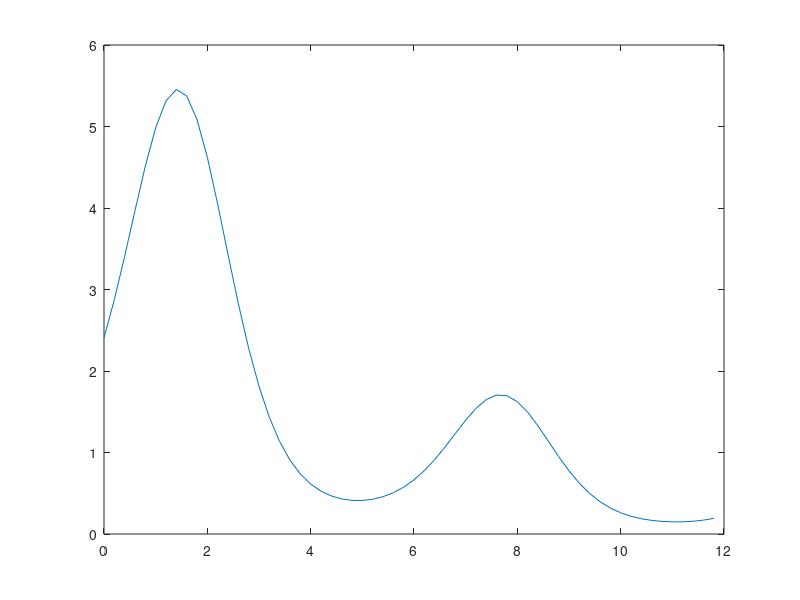
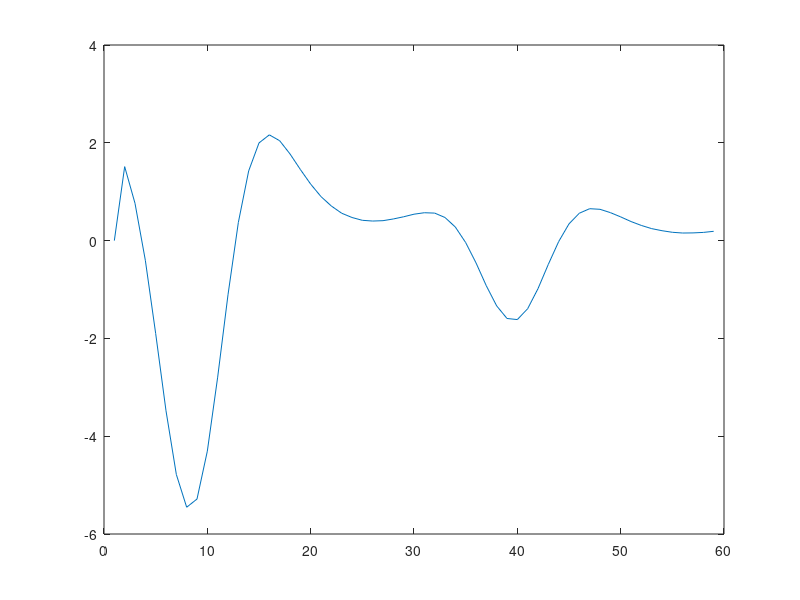

These figures' MATLAB source, in order:
% ************************************************************************
% Author: CONG LI
% Date Created: 2022
%
% This script is part of a course project for 
% Mathematical Experiment
% at University of Electronic Science and Technology of China (UESTC)
% ************************************************************************

% Task: Finding Inflection Points of a Discrete Function
% Given a function's values at discrete points, we need to estimate its second derivative (dy2)
% and find potential inflection points based on the change in sign of the second derivative.

% Step 1: Define the data (x values and corresponding y values)
d = [0.0 2.4051;
     0.2 2.8759;
     0.4 3.4072;
     0.6 3.9690;
     0.8 4.5147;
     1.0 4.9844;
     1.2 5.3149;
     1.4 5.4541;
     1.6 5.3752;
     1.8 5.0849;
     2.0 4.6224;
     2.2 4.0482;
     2.4 3.4297;
     2.6 2.8260;
     2.8 2.2793;
     3.0 1.8125;
     3.2 1.4322;
     3.4 1.1336;
     3.6 0.9059;
     3.8 0.7364;
     4.0 0.6131;
     4.2 0.5258;
     4.4 0.4668;
     4.6 0.4302;
     4.8 0.4125;
     5.0 0.4114;
     5.2 0.4263;
     5.4 0.4575;
     5.6 0.5064;
     5.8 0.5748;
     6.0 0.6648;
     6.2 0.7776;
     6.4 0.9129;
     6.6 1.0671;
     6.8 1.2324;
     7.0 1.3961;
     7.2 1.5416;
     7.4 1.6501;
     7.6 1.7052;
     7.8 1.6966;
     8.0 1.6234;
     8.2 1.4945;
     8.4 1.3263;
     8.6 1.1387;
     8.8 0.9503;
     9.0 0.7756;
     9.2 0.6233;
     9.4 0.4971;
     9.6 0.3965;
     9.8 0.3188;
     10.0 0.2605;
     10.2 0.2178;
     10.4 0.1875;
     10.6 0.1670;
     10.8 0.1546;
     11.0 0.1490;
     11.2 0.1496;
     11.4 0.1565;
     11.6 0.1701;
     11.8 0.1913];

% Extract x and y values
x = d(:,1);
y = d(:,2);

% Plot the function to visualize the data points
figure(1)
plot(x, y)
hold on

% Step 2: Calculate the step size (h) between consecutive x values
h = x(2) - x(1);

% Step 3: Estimate the second derivative (dy2) using the central difference method
for i = 2 : 59
    dy2(i) = (y(i+1) + y(i-1) - 2 * y(i)) / (h^2); % Central difference formula
end 

% Step 4: Search for inflection points (where dy2 changes sign)
j = 0; % Initialize counter for inflection points
for i = 3 : 59
    if dy2(i-1) * dy2(i) < 0 % Check if the second derivative changes sign
        j = j + 1; % Increment counter
        gx(j) = x(i); % Store x-coordinate of inflection point
        gy(j) = y(i); % Store y-coordinate of inflection point
    end
end

% Step 5: Plot the second derivative to visualize changes
figure(2)
plot(dy2) % Plot the estimated second derivative

% Task Summary:
% - The second derivative is estimated using the central difference method.
% - Inflection points are identified where the second derivative changes sign.
% - The positions of the potential inflection points are stored and plotted.
